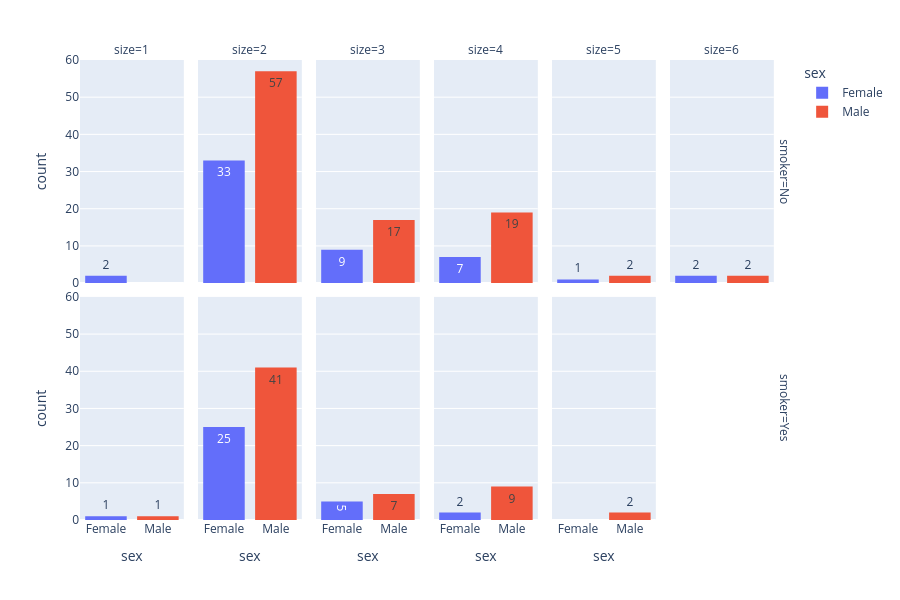

Notebook cell for this chart:
### Markdown cell above
# Impact of group size and smoking status on tip count
As we can see, men tend to tip more generously when they are in a group than when they are alone. In particular, during two-person dates, men often leave larger tips, possibly to impress their companion.
Women, on the other hand, also tend to tip when dining alone but are generally less motivated by the desire to impress others.

Another possible reason why women give smaller tips on average is financial: in many societies, men are more likely to belong to wealthier income groups, while women tend to have lower average incomes.

In addition, the plot shows that smokers usually tip less than non-smokers. One explanation could be that smokers are more likely to belong to middle or lower income brackets, while wealthier individuals tend to smoke less, live healthier lifestyles, and perhaps show better social behavior — which may include tipping more generously.

### Code cell
fig = px.histogram(
    df,
    x='sex',
    facet_col='size',
    category_orders={'size':[1,2,3,4,5,6]},
    text_auto=True  ,
    color='sex',
    height=600,width=900,
    facet_row='smoker'
)

fig.show()

### Figure 1 — Plotly figure (JSON) as saved in the notebook; plotly's stock layout.template omitted (floating-point values rounded to 4 significant figures)
{"data": [{"bingroup": "x", "hovertemplate": "sex=%{x}<br>smoker=No<br>size=1<br>count=%{y}<extra></extra>", "legendgroup": "Female", "marker": {"color": "#636efa", "pattern": {"shape": ""}}, "name": "Female", "orientation": "v", "showlegend": true, "texttemplate": "%{value}", "type": "histogram", "x": ["Female", "Female"], "xaxis": "x7", "yaxis": "y7"}, {"bingroup": "x", "hovertemplate": "sex=%{x}<br>smoker=Yes<br>size=1<br>count=%{y}<extra></extra>", "legendgroup": "Female", "marker": {"color": "#636efa", "pattern": {"shape": ""}}, "name": "Female", "orientation": "v", "showlegend": false, "texttemplate": "%{value}", "type": "histogram", "x": ["Female"], "xaxis": "x", "yaxis": "y"}, {"bingroup": "x", "hovertemplate": "sex=%{x}<br>smoker=Yes<br>size=1<br>count=%{y}<extra></extra>", "legendgroup": "Male", "marker": {"color": "#EF553B", "pattern": {"shape": ""}}, "name": "Male", "orientation": "v", "showlegend": true, "texttemplate": "%{value}", "type": "histogram", "x": ["Male"], "xaxis": "x", "yaxis": "y"}, {"bingroup": "x", "hovertemplate": "sex=%{x}<br>smoker=No<br>size=2<br>count=%{y}<extra></extra>", "legendgroup": "Female", "marker": {"color": "#636efa", "pattern": {"shape": ""}}, "name": "Female", "orientation": "v", "showlegend": false, "texttemplate": "%{value}", "type": "histogram", "x": ["Female", "Female", "Female", "Female", "Female", "Female", "Female", "Female", "Female", "Female", "Female", "Female", "Female", "Female", "Female", "Female", "Female", "Female", "Female", "Female", "Female", "Female", "Female", "Female", "Female", "Female", "Female", "Female", "Female", "Female", "Female", "Female", "Female"], "xaxis": "x8", "yaxis": "y8"}, {"bingroup": "x", "hovertemplate": "sex=%{x}<br>smoker=Yes<br>size=2<br>count=%{y}<extra></extra>", "legendgroup": "Female", "marker": {"color": "#636efa", "pattern": {"shape": ""}}, "name": "Female", "orientation": "v", "showlegend": false, "texttemplate": "%{value}", "type": "histogram", "x": ["Female", "Female", "Female", "Female", "Female", "Female", "Female", "Female", "Female", "Female", "Female", "Female", "Female", "Female", "Female", "Female", "Female", "Female", "Female", "Female", "Female", "Female", "Female", "Female", "Female"], "xaxis": "x2", "yaxis": "y2"}, {"bingroup": "x", "hovertemplate": "sex=%{x}<br>smoker=No<br>size=2<br>count=%{y}<extra></extra>", "legendgroup": "Male", "marker": {"color": "#EF553B", "pattern": {"shape": ""}}, "name": "Male", "orientation": "v", "showlegend": false, "texttemplate": "%{value}", "type": "histogram", "x": ["Male", "Male", "Male", "Male", "Male", "Male", "Male", "Male", "Male", "Male", "Male", "Male", "Male", "Male", "Male", "Male", "Male", "Male", "Male", "Male", "Male", "Male", "Male", "Male", "Male", "Male", "Male", "Male", "Male", "Male", "Male", "Male", "Male", "Male", "Male", "Male", "Male", "Male", "Male", "Male", "Male", "Male", "Male", "Male", "Male", "Male", "Male", "Male", "Male", "Male", "Male", "Male", "Male", "Male", "Male", "Male", "Male"], "xaxis": "x8", "yaxis": "y8"}, {"bingroup": "x", "hovertemplate": "sex=%{x}<br>smoker=Yes<br>size=2<br>count=%{y}<extra></extra>", "legendgroup": "Male", "marker": {"color": "#EF553B", "pattern": {"shape": ""}}, "name": "Male", "orientation": "v", "showlegend": false, "texttemplate": "%{value}", "type": "histogram", "x": ["Male", "Male", "Male", "Male", "Male", "Male", "Male", "Male", "Male", "Male", "Male", "Male", "Male", "Male", "Male", "Male", "Male", "Male", "Male", "Male", "Male", "Male", "Male", "Male", "Male", "Male", "Male", "Male", "Male", "Male", "Male", "Male", "Male", "Male", "Male", "Male", "Male", "Male", "Male", "Male", "Male"], "xaxis": "x2", "yaxis": "y2"}, {"bingroup": "x", "hovertemplate": "sex=%{x}<br>smoker=No<br>size=3<br>count=%{y}<extra></extra>", "legendgroup": "Female", "marker": {"color": "#636efa", "pattern": {"shape": ""}}, "name": "Female", "orientation": "v", "showlegend": false, "texttemplate": "%{value}", "type": "histogram", "x": ["Female", "Female", "Female", "Female", "Female", "Female", "Female", "Female", "Female"], "xaxis": "x9", "yaxis": "y9"}, {"bingroup": "x", "hovertemplate": "sex=%{x}<br>smoker=Yes<br>size=3<br>count=%{y}<extra></extra>", "legendgroup": "Female", "marker": {"color": "#636efa", "pattern": {"shape": ""}}, "name": "Female", "orientation": "v", "showlegend": false, "texttemplate": "%{value}", "type": "histogram", "x": ["Female", "Female", "Female", "Female", "Female"], "xaxis": "x3", "yaxis": "y3"}, {"bingroup": "x", "hovertemplate": "sex=%{x}<br>smoker=No<br>size=3<br>count=%{y}<extra></extra>", "legendgroup": "Male", "marker": {"color": "#EF553B", "pattern": {"shape": ""}}, "name": "Male", "orientation": "v", "showlegend": false, "texttemplate": "%{value}", "type": "histogram", "x": ["Male", "Male", "Male", "Male", "Male", "Male", "Male", "Male", "Male", "Male", "Male", "Male", "Male", "Male", "Male", "Male", "Male"], "xaxis": "x9", "yaxis": "y9"}, {"bingroup": "x", "hovertemplate": "sex=%{x}<br>smoker=Yes<br>size=3<br>count=%{y}<extra></extra>", "legendgroup": "Male", "marker": {"color": "#EF553B", "pattern": {"shape": ""}}, "name": "Male", "orientation": "v", "showlegend": false, "texttemplate": "%{value}", "type": "histogram", "x": ["Male", "Male", "Male", "Male", "Male", "Male", "Male"], "xaxis": "x3", "yaxis": "y3"}, {"bingroup": "x", "hovertemplate": "sex=%{x}<br>smoker=No<br>size=4<br>count=%{y}<extra></extra>", "legendgroup": "Female", "marker": {"color": "#636efa", "pattern": {"shape": ""}}, "name": "Female", "orientation": "v", "showlegend": false, "texttemplate": "%{value}", "type": "histogram", "x": ["Female", "Female", "Female", "Female", "Female", "Female", "Female"], "xaxis": "x10", "yaxis": "y10"}, {"bingroup": "x", "hovertemplate": "sex=%{x}<br>smoker=Yes<br>size=4<br>count=%{y}<extra></extra>", "legendgroup": "Female", "marker": {"color": "#636efa", "pattern": {"shape": ""}}, "name": "Female", "orientation": "v", "showlegend": false, "texttemplate": "%{value}", "type": "histogram", "x": ["Female", "Female"], "xaxis": "x4", "yaxis": "y4"}, {"bingroup": "x", "hovertemplate": "sex=%{x}<br>smoker=No<br>size=4<br>count=%{y}<extra></extra>", "legendgroup": "Male", "marker": {"color": "#EF553B", "pattern": {"shape": ""}}, "name": "Male", "orientation": "v", "showlegend": false, "texttemplate": "%{value}", "type": "histogram", "x": ["Male", "Male", "Male", "Male", "Male", "Male", "Male", "Male", "Male", "Male", "Male", "Male", "Male", "Male", "Male", "Male", "Male", "Male", "Male"], "xaxis": "x10", "yaxis": "y10"}, {"bingroup": "x", "hovertemplate": "sex=%{x}<br>smoker=Yes<br>size=4<br>count=%{y}<extra></extra>", "legendgroup": "Male", "marker": {"color": "#EF553B", "pattern": {"shape": ""}}, "name": "Male", "orientation": "v", "showlegend": false, "texttemplate": "%{value}", "type": "histogram", "x": ["Male", "Male", "Male", "Male", "Male", "Male", "Male", "Male", "Male"], "xaxis": "x4", "yaxis": "y4"}, {"bingroup": "x", "hovertemplate": "sex=%{x}<br>smoker=No<br>size=5<br>count=%{y}<extra></extra>", "legendgroup": "Female", "marker": {"color": "#636efa", "pattern": {"shape": ""}}, "name": "Female", "orientation": "v", "showlegend": false, "texttemplate": "%{value}", "type": "histogram", "x": ["Female"], "xaxis": "x11", "yaxis": "y11"}, {"bingroup": "x", "hovertemplate": "sex=%{x}<br>smoker=No<br>size=5<br>count=%{y}<extra></extra>", "legendgroup": "Male", "marker": {"color": "#EF553B", "pattern": {"shape": ""}}, "name": "Male", "orientation": "v", "showlegend": false, "texttemplate": "%{value}", "type": "histogram", "x": ["Male", "Male"], "xaxis": "x11", "yaxis": "y11"}, {"bingroup": "x", "hovertemplate": "sex=%{x}<br>smoker=Yes<br>size=5<br>count=%{y}<extra></extra>", "legendgroup": "Male", "marker": {"color": "#EF553B", "pattern": {"shape": ""}}, "name": "Male", "orientation": "v", "showlegend": false, "texttemplate": "%{value}", "type": "histogram", "x": ["Male", "Male"], "xaxis": "x5", "yaxis": "y5"}, {"bingroup": "x", "hovertemplate": "sex=%{x}<br>smoker=No<br>size=6<br>count=%{y}<extra></extra>", "legendgroup": "Female", "marker": {"color": "#636efa", "pattern": {"shape": ""}}, "name": "Female", "orientation": "v", "showlegend": false, "texttemplate": "%{value}", "type": "histogram", "x": ["Female", "Female"], "xaxis": "x12", "yaxis": "y12"}, {"bingroup": "x", "hovertemplate": "sex=%{x}<br>smoker=No<br>size=6<br>count=%{y}<extra></extra>", "legendgroup": "Male", "marker": {"color": "#EF553B", "pattern": {"shape": ""}}, "name": "Male", "orientation": "v", "showlegend": false, "texttemplate": "%{value}", "type": "histogram", "x": ["Male", "Male"], "xaxis": "x12", "yaxis": "y12"}], "layout": {"annotations": [{"font": {}, "showarrow": false, "text": "size=1", "x": 0.07333, "xanchor": "center", "xref": "paper", "y": 1, "yanchor": "bottom", "yref": "paper"}, {"font": {}, "showarrow": false, "text": "size=2", "x": 0.24, "xanchor": "center", "xref": "paper", "y": 1, "yanchor": "bottom", "yref": "paper"}, {"font": {}, "showarrow": false, "text": "size=3", "x": 0.4067, "xanchor": "center", "xref": "paper", "y": 1, "yanchor": "bottom", "yref": "paper"}, {"font": {}, "showarrow": false, "text": "size=4", "x": 0.5733, "xanchor": "center", "xref": "paper", "y": 1, "yanchor": "bottom", "yref": "paper"}, {"font": {}, "showarrow": false, "text": "size=5", "x": 0.74, "xanchor": "center", "xref": "paper", "y": 1, "yanchor": "bottom", "yref": "paper"}, {"font": {}, "showarrow": false, "text": "size=6", "x": 0.9067, "xanchor": "center", "xref": "paper", "y": 1, "yanchor": "bottom", "yref": "paper"}, {"font": {}, "showarrow": false, "text": "smoker=Yes", "textangle": 90, "x": 0.98, "xanchor": "left", "xref": "paper", "y": 0.2425, "yanchor": "middle", "yref": "paper"}, {"font": {}, "showarrow": false, "text": "smoker=No", "textangle": 90, "x": 0.98, "xanchor": "left", "xref": "paper", "y": 0.7575, "yanchor": "middle", "yref": "paper"}], "barmode": "relative", "height": 600, "legend": {"title": {"text": "sex"}, "tracegroupgap": 0}, "margin": {"t": 60}, "width": 900, "xaxis": {"anchor": "y", "categoryarray": ["Female", "Male"], "categoryorder": "array", "domain": [0, 0.1467], "title": {"text": "sex"}}, "xaxis10": {"anchor": "y10", "domain": [0.5, 0.6467], "matches": "x", "showticklabels": false}, "xaxis11": {"anchor": "y11", "domain": [0.6667, 0.8133], "matches": "x", "showticklabels": false}, "xaxis12": {"anchor": "y12", "domain": [0.8333, 0.98], "matches": "x", "showticklabels": false}, "xaxis2": {"anchor": "y2", "categoryarray": ["Female", "Male"], "categoryorder": "array", "domain": [0.1667, 0.3133], "matches": "x", "title": {"text": "sex"}}, "xaxis3": {"anchor": "y3", "categoryarray": ["Female", "Male"], "categoryorder": "array", "domain": [0.3333, 0.48], "matches": "x", "title": {"text": "sex"}}, "xaxis4": {"anchor": "y4", "categoryarray": ["Female", "Male"], "categoryorder": "array", "domain": [0.5, 0.6467], "matches": "x", "title": {"text": "sex"}}, "xaxis5": {"anchor": "y5", "categoryarray": ["Female", "Male"], "categoryorder": "array", "domain": [0.6667, 0.8133], "matches": "x", "title": {"text": "sex"}}, "xaxis6": {"anchor": "y6", "categoryarray": ["Female", "Male"], "categoryorder": "array", "domain": [0.8333, 0.98], "matches": "x", "title": {"text": "sex"}}, "xaxis7": {"anchor": "y7", "domain": [0, 0.1467], "matches": "x", "showticklabels": false}, "xaxis8": {"anchor": "y8", "domain": [0.1667, 0.3133], "matches": "x", "showticklabels": false}, "xaxis9": {"anchor": "y9", "domain": [0.3333, 0.48], "matches": "x", "showticklabels": false}, "yaxis": {"anchor": "x", "domain": [0, 0.485], "title": {"text": "count"}}, "yaxis10": {"anchor": "x10", "domain": [0.515, 1], "matches": "y", "showticklabels": false}, "yaxis11": {"anchor": "x11", "domain": [0.515, 1], "matches": "y", "showticklabels": false}, "yaxis12": {"anchor": "x12", "domain": [0.515, 1], "matches": "y", "showticklabels": false}, "yaxis2": {"anchor": "x2", "domain": [0, 0.485], "matches": "y", "showticklabels": false}, "yaxis3": {"anchor": "x3", "domain": [0, 0.485], "matches": "y", "showticklabels": false}, "yaxis4": {"anchor": "x4", "domain": [0, 0.485], "matches": "y", "showticklabels": false}, "yaxis5": {"anchor": "x5", "domain": [0, 0.485], "matches": "y", "showticklabels": false}, "yaxis6": {"anchor": "x6", "domain": [0, 0.485], "matches": "y", "showticklabels": false}, "yaxis7": {"anchor": "x7", "domain": [0.515, 1], "matches": "y", "title": {"text": "count"}}, "yaxis8": {"anchor": "x8", "domain": [0.515, 1], "matches": "y", "showticklabels": false}, "yaxis9": {"anchor": "x9", "domain": [0.515, 1], "matches": "y", "showticklabels": false}}}
